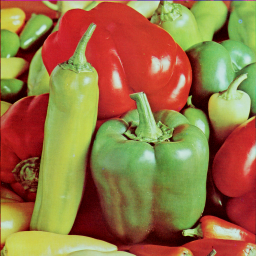
%> input picture src/BayesTensorFactorization/TestImages/peppers.bmp, 256 x 256 px
$ octave DemoBayesCP_Image.m   (GNU Octave 9; MATLAB toolbox functions it lacks are replaced by stand-ins)
%> lines starting %> are read from the running program, lines starting %| are printed output that depends on the picture
### src/BayesTensorFactorization/BayesCP/subtightplot.m
function h=subtightplot(m,n,p,gap,marg_h,marg_w,varargin)
%function h=subtightplot(m,n,p,gap,marg_h,marg_w,varargin)
%
% Functional purpose: A wrapper function for Matlab function subplot. Adds the ability to define the gap between
% neighbouring subplots. Unfotrtunately Matlab subplot function lacks this functionality, and the gap between
% subplots can reach 40% of figure area, which is pretty lavish.
%
% Input arguments (defaults exist):
%   gap- two elements vector [vertical,horizontal] defining the gap between neighbouring axes. Default value
%            is 0.01. Note this vale will cause titles legends and labels to collide with the subplots, while presenting
%            relatively large axis.
%   marg_h  margins in height in normalized units (0...1)
%            or [lower uppper] for different lower and upper margins
%   marg_w  margins in width in normalized units (0...1)
%            or [left right] for different left and right margins
%
% Output arguments: same as subplot- none, or axes handle according to function call.
%
% Issues & Comments: Note that if additional elements are used in order to be passed to subplot, gap parameter must
%       be defined. For default gap value use empty element- [].
%
% Usage example: h=subtightplot((2,3,1:2,[0.5,0.2])

if (nargin<4) || isempty(gap),    gap=0.01;  end
if (nargin<5) || isempty(marg_h),  marg_h=0.05;  end
if (nargin<5) || isempty(marg_w),  marg_w=marg_h;  end
if isscalar(gap),   gap(2)=gap;  end
if isscalar(marg_h),  marg_h(2)=marg_h;  end
if isscalar(marg_w),  marg_w(2)=marg_w;  end
gap_vert   = gap(1);
gap_horz   = gap(2);
marg_lower = marg_h(1);
marg_upper = marg_h(2);
marg_left  = marg_w(1);
marg_right = marg_w(2);

%note n and m are switched as Matlab indexing is column-wise, while subplot indexing is row-wise :(
[subplot_col,subplot_row]=ind2sub([n,m],p);

% note subplot suppors vector p inputs- so a merged subplot of higher dimentions will be created
subplot_cols=1+max(subplot_col)-min(subplot_col); % number of column elements in merged subplot
subplot_rows=1+max(subplot_row)-min(subplot_row); % number of row elements in merged subplot

% single subplot dimensions:
%height=(1-(m+1)*gap_vert)/m;
%axh = (1-sum(marg_h)-(Nh-1)*gap(1))/Nh;
height=(1-(marg_lower+marg_upper)-(m-1)*gap_vert)/m;
%width =(1-(n+1)*gap_horz)/n;
%axw = (1-sum(marg_w)-(Nw-1)*gap(2))/Nw;
width =(1-(marg_left+marg_right)-(n-1)*gap_horz)/n;

% merged subplot dimensions:
merged_height=subplot_rows*( height+gap_vert )- gap_vert;
merged_width= subplot_cols*( width +gap_horz )- gap_horz;

% merged subplot position:
merged_bottom=(m-max(subplot_row))*(height+gap_vert) +marg_lower;
merged_left=(min(subplot_col)-1)*(width+gap_horz) +marg_left;
pos_vec=[merged_left merged_bottom merged_width merged_height];

% h_subplot=subplot(m,n,p,varargin{:},'Position',pos_vec);
% Above line doesn't work as subplot tends to ignore 'position' when same mnp is utilized
h=subplot('Position',pos_vec,varargin{:});

if (nargout < 1),  clear h;  end

end

### src/BayesTensorFactorization/DemoBayesCP_Image.m

% Bayesian CP factorization for image completion
% Written by Qibin Zhao 2014


% Read image data
filename='.\TestImages\peppers.bmp';   % image files
ObsRatio = 0.05; % Observation rate


randn('state',1); rand('state',1); %#ok<RAND>
img = imread(filename);
%> img is the input picture: size 256x256x3 uint8; mean R, G, B 150.3, 116, 67
X = double(img);
DIM = size(X);
%> DIM = [256 256 3]

Omega = randperm(prod(DIM));
Omega = Omega(1:round(ObsRatio*prod(DIM)));
O = zeros(DIM);
O(Omega) = 1;
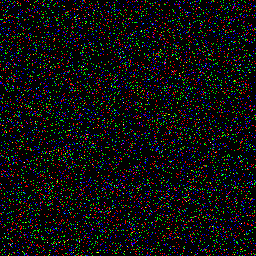
%> O: size 256x256x3 double; mean R, G, B 0.0499, 0.0501, 0.05
Y = O.*X;
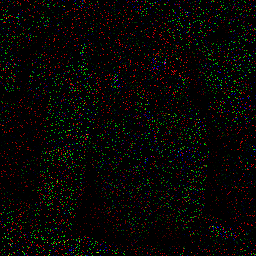
%> Y: size 256x256x3 double; mean R, G, B 7.5, 5.8, 3.3

% plot images
if 1
    subplot = @(m,n,p) subtightplot (m, n, p, [0.01 0.01], [0.01 0.01], [0.01 0.01]);
    row =1; col =2;
    figure;
    subplot(row,col,1);
    imshow(uint8(X));
    subplot(row,col,2);
    imshow(uint8(Y));
    drawnow;
end

% Initialization
TimeCost = zeros(2,1);
SRunCost = zeros(2,1);
RSElist = zeros(2,3);
PSNRlist = zeros(2,1);
SSIMlist = zeros(2,1);
RankEst = zeros(2,1);


%% FBCP for structural images
if 1
    tStart = tic;
    fprintf('------Bayesian CP factorization---------- \n');
%> (the run ends here)

$ run again, with src/BayesTensorFactorization/TestImages/baboon.bmp copied over src/BayesTensorFactorization/TestImages/peppers.bmp
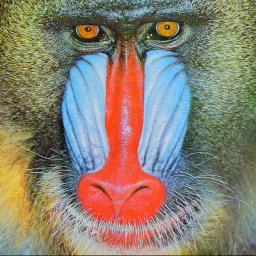
%> input picture src/BayesTensorFactorization/TestImages/baboon.bmp, 256 x 256 px
%> img is the input picture: size 256x256x3 uint8; mean R, G, B 137.9, 129.4, 113.6
%> `Y = O.*X;`:
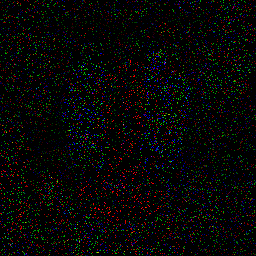
%> Y: size 256x256x3 double; mean R, G, B 6.9, 6.5, 5.7

$ run again, with src/BayesTensorFactorization/TestImages/barbara.bmp copied over src/BayesTensorFactorization/TestImages/peppers.bmp
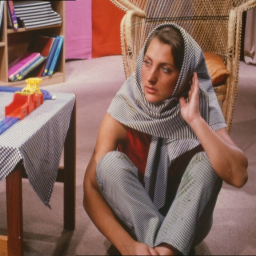
%> input picture src/BayesTensorFactorization/TestImages/barbara.bmp, 256 x 256 px
%> img is the input picture: size 256x256x3 uint8; mean R, G, B 135.1, 102.6, 94
%> `Y = O.*X;`:
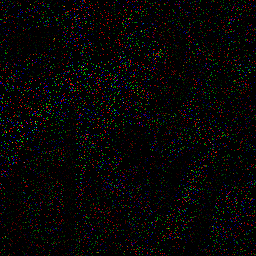
%> Y: size 256x256x3 double; mean R, G, B 6.7, 5.1, 4.7
